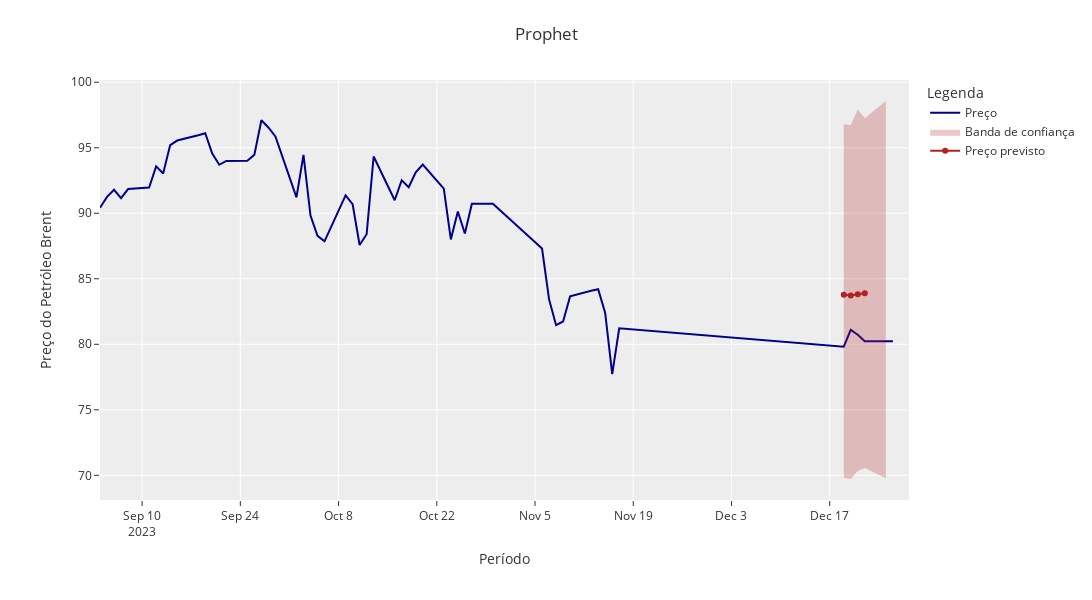

Write notebook code for a chart like this one.
### Code cell
fig = px.line(
    base_prophet_px, 
    template=template,
    color_discrete_sequence=['#00008B']
)
fig.add_scatter(
    x=banda_prophet_index, 
    y=banda_prophet,
    name='Banda de confiança',
    mode='lines',
    line_color='#B22222',
    line_width=0,
    opacity=0.5,
    fill='toself'
)
fig.add_scatter(
    x=forecast_prophet.index, 
    y=forecast_prophet.yhat, 
    name='Preço previsto',
    marker=dict(color='#B22222')
)
fig.update_layout(
    title='Prophet',
    xaxis_title='Período',
    yaxis_title='Preço do Petróleo Brent',
    legend_title='Legenda',
    width=1600, 
    height=600,
    margin=dict(l=100, r=20, t=80, b=100)
)
fig.show()

### Figure 1 — Plotly figure (JSON) as saved in the notebook; plotly's stock layout.template omitted (floating-point values rounded to 4 significant figures)
{"data": [{"hovertemplate": "variable=Preço<br>ds=%{x}<br>value=%{y}<extra></extra>", "legendgroup": "Preço", "line": {"color": "#00008B", "dash": "solid"}, "marker": {"symbol": "circle"}, "mode": "lines", "name": "Preço", "orientation": "v", "showlegend": true, "type": "scatter", "x": ["2023-12-26T00:00:00", "2023-12-22T00:00:00", "2023-12-21T00:00:00", "2023-12-20T00:00:00", "2023-12-19T00:00:00", "2023-11-17T00:00:00", "2023-11-16T00:00:00", "2023-11-15T00:00:00", "2023-11-14T00:00:00", "2023-11-13T00:00:00", "2023-11-10T00:00:00", "2023-11-09T00:00:00", "2023-11-08T00:00:00", "2023-11-07T00:00:00", "2023-11-06T00:00:00", "2023-10-30T00:00:00", "2023-10-27T00:00:00", "2023-10-26T00:00:00", "2023-10-25T00:00:00", "2023-10-24T00:00:00", "2023-10-23T00:00:00", "2023-10-20T00:00:00", "2023-10-19T00:00:00", "2023-10-18T00:00:00", "2023-10-17T00:00:00", "2023-10-16T00:00:00", "2023-10-13T00:00:00", "2023-10-12T00:00:00", "2023-10-11T00:00:00", "2023-10-10T00:00:00", "2023-10-09T00:00:00", "2023-10-06T00:00:00", "2023-10-05T00:00:00", "2023-10-04T00:00:00", "2023-10-03T00:00:00", "2023-10-02T00:00:00", "2023-09-29T00:00:00", "2023-09-28T00:00:00", "2023-09-27T00:00:00", "2023-09-26T00:00:00", "2023-09-25T00:00:00", "2023-09-22T00:00:00", "2023-09-21T00:00:00", "2023-09-20T00:00:00", "2023-09-19T00:00:00", "2023-09-18T00:00:00", "2023-09-15T00:00:00", "2023-09-14T00:00:00", "2023-09-13T00:00:00", "2023-09-12T00:00:00", "2023-09-11T00:00:00", "2023-09-08T00:00:00", "2023-09-07T00:00:00", "2023-09-06T00:00:00", "2023-09-05T00:00:00", "2023-09-04T00:00:00"], "xaxis": "x", "y": [80.23, 80.23, 80.73, 81.1, 79.82, 81.22, 77.73, 82.4, 84.2, 84.09, 83.66, 81.74, 81.46, 83.43, 87.31, 90.73, 90.73, 88.45, 90.14, 88, 91.88, 93.72, 93.12, 91.99, 92.52, 90.99, 94.33, 88.4, 87.58, 90.7, 91.37, 87.86, 88.28, 89.83, 94.46, 91.21, 95.86, 96.55, 97.1, 94.46, 94.01, 93.99, 93.7, 94.56, 96.11, 95.95, 95.55, 95.2, 93.04, 93.58, 91.97, 91.85, 91.16, 91.79, 91.25, 90.42], "yaxis": "y"}, {"fill": "toself", "line": {"color": "#B22222", "width": 0}, "mode": "lines", "name": "Banda de confiança", "opacity": 0.5, "type": "scatter", "x": ["2023-12-19T00:00:00", "2023-12-20T00:00:00", "2023-12-21T00:00:00", "2023-12-22T00:00:00", "2023-12-25T00:00:00", "2023-12-25T00:00:00", "2023-12-22T00:00:00", "2023-12-21T00:00:00", "2023-12-20T00:00:00", "2023-12-19T00:00:00"], "y": [96.8, 96.72, 97.91, 97.25, 98.57, 69.77, 70.57, 70.33, 69.72, 69.83]}, {"marker": {"color": "#B22222"}, "name": "Preço previsto", "type": "scatter", "x": ["2023-12-19T00:00:00", "2023-12-20T00:00:00", "2023-12-21T00:00:00", "2023-12-22T00:00:00"], "y": [83.78, 83.72, 83.83, 83.9]}], "layout": {"height": 600, "legend": {"title": {"text": "Legenda"}, "tracegroupgap": 0}, "margin": {"b": 100, "l": 100, "r": 20, "t": 80}, "title": {"text": "Prophet"}, "width": 1600, "xaxis": {"anchor": "y", "domain": [0, 1], "title": {"text": "Período"}}, "yaxis": {"anchor": "x", "domain": [0, 1], "title": {"text": "Preço do Petróleo Brent"}}}}
